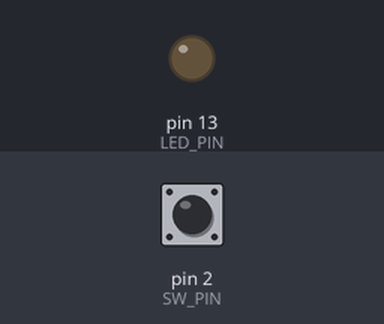
A sketch run on a simulated Arduino Uno, built with avr-gcc and run on an emulated ATmega328P. Parts: output pins drawn as LEDs (lit = HIGH). The test bench sets the inputs (shaded band); at power-on: pin 2 (SW_PIN) HIGH.

Above: at 1.2 s.
1.3 s: pin 2 (SW_PIN) pulled LOW for 0.15 s
At 1.37 s:
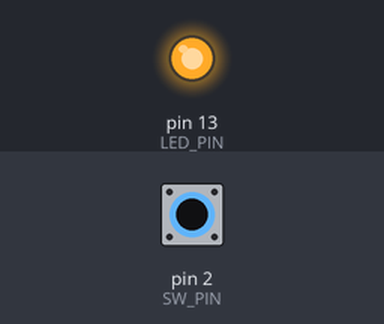
2.9 s: pin 2 (SW_PIN) pulled LOW for 3.2 s
At 6.5 s:
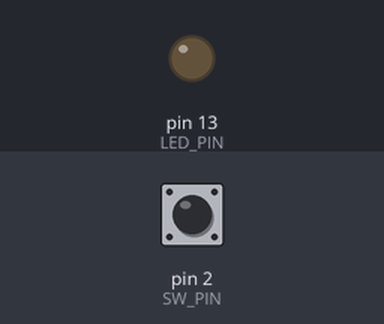
Timing chart, 0 to 8.0 s (numbered marks = the images above; inputs shaded):
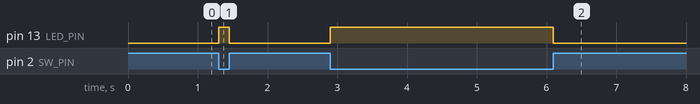

The sketch:

diy20_int_2.ino
```cpp
// 輪詢VS中斷 1

const byte SW_PIN = 2;   // 開關（觸發中斷）腳
const byte LED_PIN = 13;
volatile boolean state = LOW;

void swISR() {
  state = !state;
  digitalWrite(LED_PIN, state);
}

void setup() {
  pinMode(LED_PIN, OUTPUT);
  pinMode(SW_PIN, INPUT_PULLUP);

  attachInterrupt(digitalPinToInterrupt(SW_PIN),
                  swISR, CHANGE); // 啟用中斷處理功能
}

void loop() { }
```

Measured:
- after the input at 1.3 s, pin 13 (LED_PIN): LOW → HIGH at once, → LOW 0.15 s later
- after the input at 2.9 s, pin 13 (LED_PIN): LOW → HIGH at once, → LOW 3.2 s later
